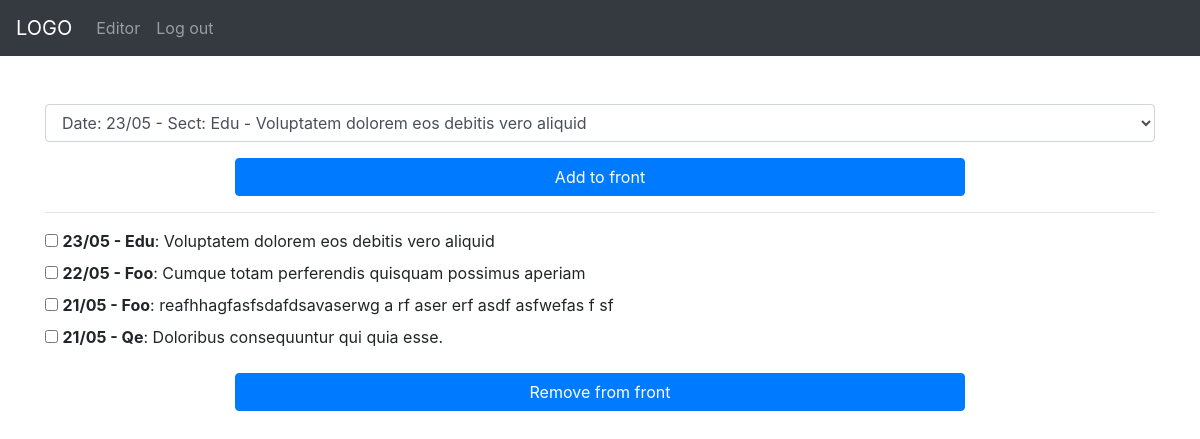
The page /editor/front (signed in) on the database as committed earlier.
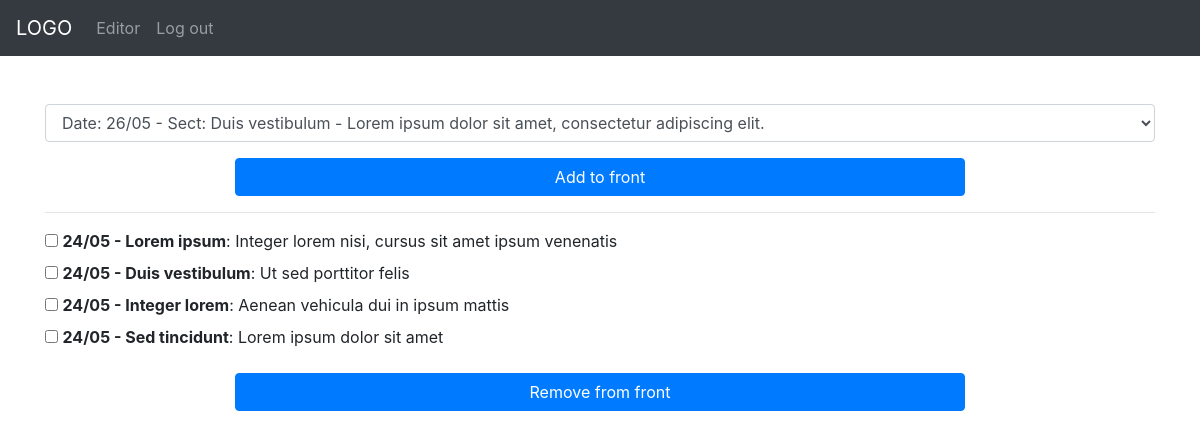
The same page on the database as committed later.
### news/models.py (models this page shows)
class FrontPage(models.Model):
    article = models.OneToOneField('Article', on_delete=models.CASCADE)

class Article(models.Model):
    last_updated = models.DateTimeField(auto_now=True)
    author = models.CharField(max_length=100, unique=False, default='Anonymous')
    section = models.ForeignKey('Section', on_delete=models.CASCADE)
    header = models.CharField(max_length=200, unique=False)
    subheader = models.CharField(max_length=400, unique=False)
    thumbnail = models.ImageField(upload_to='image/thumbnail/', blank=True, null=True)
    body = models.TextField()
    class Meta:
        ordering = ['-last_updated']

class Section(models.Model):
    section = models.CharField(max_length=100, unique=True)
    order = models.IntegerField(default=0)

### news/views.py (the view)
# urls.py: path('editor/front', views.editorFrontPage, name='editorFrontPage'),
@require_http_methods(["GET","POST"])
@login_required(login_url='news:editorLogin')
def editorFrontPage(request):
    if request.method == 'POST':
        f = FrontAdd(request.POST)
        if f.is_valid():
            fp = FrontPage(
                article=f.cleaned_data['article']
            )
            try:
                fp.save()
            except:
                messages.add_message(request, messages.ERROR, 'No duplicate allowed', extra_tags='alert-danger')
                return redirect(reverse('news:editorFrontPage'))
            messages.add_message(request, messages.SUCCESS, 'Article added to Front.', extra_tags='alert-success')
        else:
            messages.add_message(request, messages.ERROR, 'Invalid input!', extra_tags='alert-danger')
        return redirect(reverse('news:editorFrontPage'))
    else:
        front = FrontPage.objects.all()
        article = Article.objects.all()
        context = {
            'front': front,
            'article': article,
        }
        return render(request, 'editor/frontEdit.html', context)

### news/templates/editor/frontEdit.html (shortened to what this page needs)
{% extends 'editor/layout.html' %}
{% block body %}
    <div class="container pt-5">
        <form action="{% url 'news:editorFrontPage' %}" method="POST">
            <div class="row">
                <div class="col">
                    <select name="article" class="form-control" id="">
                        {% for a in article %}
                            <option value="{{ a.id }}">Date: {{ a.last_updated|date:'d/m' }} - Sect: {{ a.section.section }} - {{ a.header }}</option>
                        {% endfor %}
                    </select>
                </div>
            </div>
            <div class="row my-3 justify-content-center">
                <div class="col-8">
                    <button type="submit" class="btn btn-primary btn-block">Add to front</button>
                </div>
            </div>
        </form>
        <hr>
        <form action="{% url 'news:editorFrontRemove' %}" method="POST">
            <div class="row">
                {% for f in front %}
                    <div class="col-12">
                        <input type="checkbox" name="article" value="{{ f.id }}" id="articleSelect-{{ forloop.counter0 }}">
                        <label for="articleSelect-{{ forloop.counter0 }}">
                            <b>{{ f.article.last_updated|date:'d/m' }} - {{ f.article.section.section }}</b>: {{ f.article.header }}
                        </label>
                    </div>
                {% endfor %}
            </div>
            <div class="row justify-content-center my-3">
                <div class="col-8">
                    <button type="submit" class="btn btn-primary btn-block">Remove from front</button>
                </div>
            </div>
        </form>
    </div>
{% endblock %}

Rows that differ between the two databases and show on the page:
removed FrontPage: article.last_updated "23/05", article.section.section "Edu", article.header "Voluptatem dolorem eos debitis vero aliquid"
removed FrontPage: article.last_updated "22/05", article.section.section "Foo", article.header "Cumque totam perferendis quisquam possimus aperiam"
removed FrontPage: article.last_updated "21/05", article.section.section "Foo", article.header "reafhhagfasfsdafdsavaserwg a rf aser erf asdf asfwefas f sf"
removed FrontPage: article.last_updated "21/05", article.section.section "Qe", article.header "Doloribus consequuntur qui quia esse."
added FrontPage: article.last_updated "24/05", article.section.section "Lorem ipsum", article.header "Integer lorem nisi, cursus sit amet ipsum venenatis"
added FrontPage: article.last_updated "24/05", article.section.section "Duis vestibulum", article.header "Ut sed porttitor felis"
added FrontPage: article.last_updated "24/05", article.section.section "Integer lorem", article.header "Aenean vehicula dui in ipsum mattis"
added FrontPage: article.last_updated "24/05", article.section.section "Sed tincidunt", article.header "Lorem ipsum dolor sit amet"
Other text that changed with them:
form field article: "Date: 23/05 - Sect: Edu - Voluptatem dolorem eos debitis vero aliquid" → "Date: 26/05 - Sect: Duis vestibulum - Lorem ipsum dolor sit amet, consectetur adipiscing elit."
